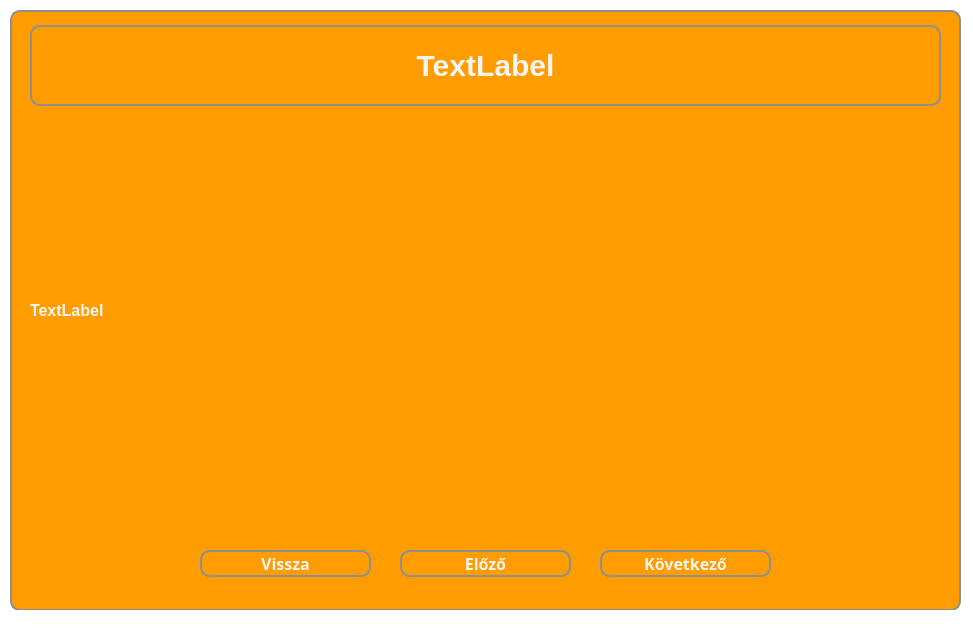
<?xml version="1.0" encoding="UTF-8"?>
<ui version="4.0">
 <class>MainWindow</class>
 <widget class="QMainWindow" name="MainWindow">
  <property name="geometry">
   <rect>
    <x>0</x>
    <y>0</y>
    <width>973</width>
    <height>632</height>
   </rect>
  </property>
  <property name="windowTitle">
   <string>Tanulás</string>
  </property>
  <property name="styleSheet">
   <string notr="true">* {
	background-color: white;
}</string>
  </property>
  <widget class="QWidget" name="centralwidget">
   <widget class="QWidget" name="widget" native="true">
    <property name="geometry">
     <rect>
      <x>10</x>
      <y>10</y>
      <width>951</width>
      <height>601</height>
     </rect>
    </property>
    <property name="styleSheet">
     <string notr="true">* {
	background-color: #FF9C00;
    border: 2px solid #8f8f91;
    border-radius: 10px;
    color: white;
    font-size: 16px;
    font-weight: bold;
}</string>
    </property>
    <widget class="QPushButton" name="exitButton">
     <property name="geometry">
      <rect>
       <x>190</x>
       <y>540</y>
       <width>171</width>
       <height>27</height>
      </rect>
     </property>
     <property name="font">
      <font>
       <family>Corbel</family>
       <pointsize>-1</pointsize>
       <bold>true</bold>
      </font>
     </property>
     <property name="styleSheet">
      <string notr="true">* {
	background-color: #FF9C00;
	color: whitesmoke;
}

*:hover {
	background-color: #FFF200;
	color: #8f8f91;
}</string>
     </property>
     <property name="text">
      <string>Vissza</string>
     </property>
    </widget>
    <widget class="QPushButton" name="nextButton">
     <property name="geometry">
      <rect>
       <x>590</x>
       <y>540</y>
       <width>171</width>
       <height>27</height>
      </rect>
     </property>
     <property name="font">
      <font>
       <family>Corbel</family>
       <pointsize>-1</pointsize>
       <bold>true</bold>
      </font>
     </property>
     <property name="styleSheet">
      <string notr="true">* {
	background-color: #FF9C00;
	color: whitesmoke;
}

*:hover {
	background-color: #FFF200;
	color: #8f8f91;
}</string>
     </property>
     <property name="text">
      <string>Következő</string>
     </property>
    </widget>
    <widget class="QLabel" name="titleLabel">
     <property name="geometry">
      <rect>
       <x>20</x>
       <y>15</y>
       <width>911</width>
       <height>81</height>
      </rect>
     </property>
     <property name="styleSheet">
      <string notr="true">* {
	font-size: 30px;
	color: whitesmoke;
}</string>
     </property>
     <property name="text">
      <string>TextLabel</string>
     </property>
     <property name="alignment">
      <set>Qt::AlignCenter</set>
     </property>
    </widget>
    <widget class="QLabel" name="contentLabel">
     <property name="geometry">
      <rect>
       <x>20</x>
       <y>100</y>
       <width>911</width>
       <height>401</height>
      </rect>
     </property>
     <property name="styleSheet">
      <string notr="true">* {
	border: none;
	color: whitesmoke;
}</string>
     </property>
     <property name="text">
      <string>TextLabel</string>
     </property>
    </widget>
    <widget class="QPushButton" name="backButton">
     <property name="geometry">
      <rect>
       <x>390</x>
       <y>540</y>
       <width>171</width>
       <height>27</height>
      </rect>
     </property>
     <property name="font">
      <font>
       <family>Corbel</family>
       <pointsize>-1</pointsize>
       <bold>true</bold>
      </font>
     </property>
     <property name="styleSheet">
      <string notr="true">* {
	background-color: #FF9C00;
	color: whitesmoke;
}

*:hover {
	background-color: #FFF200;
	color: #8f8f91;
}</string>
     </property>
     <property name="text">
      <string>Előző</string>
     </property>
    </widget>
   </widget>
  </widget>
  <widget class="QStatusBar" name="statusbar"/>
 </widget>
 <resources/>
 <connections/>
</ui>
